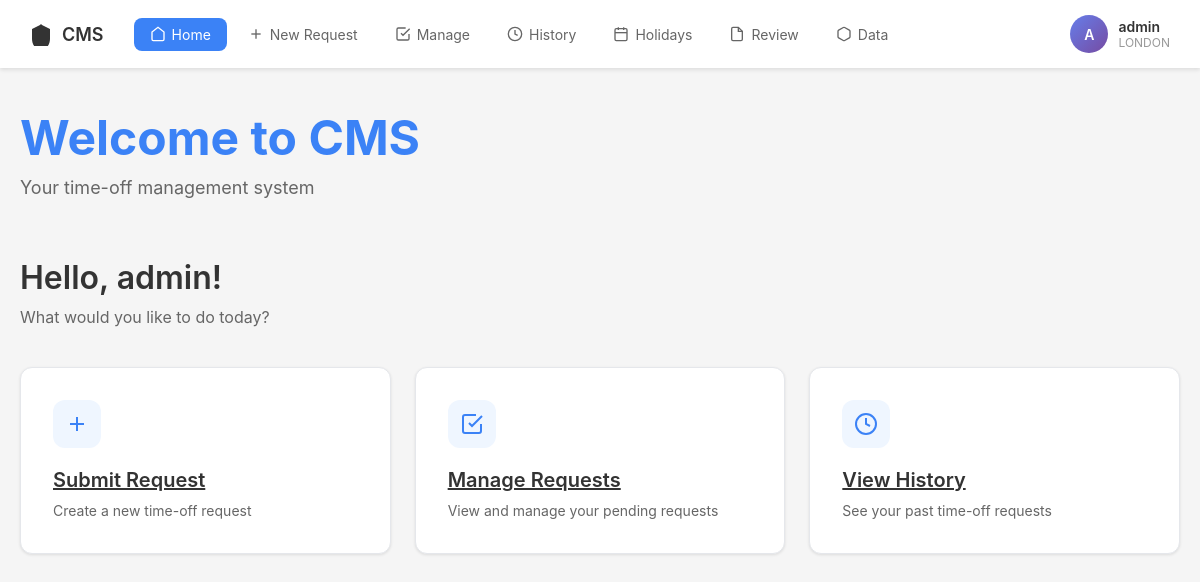
The app's page / (signed in) with its own data.
### cmsapp/models.py (models this page shows, shortened)
class User(AbstractUser):
    ROLE_CHOICES = (
        ('employee', 'Employee'),
        ('manager', 'Manager'),
        ('admin', 'Admin'),
    )
    role = models.CharField(max_length=10, choices=ROLE_CHOICES, default='employee')
    location = models.CharField(max_length=100, blank=True)
    country = models.CharField(max_length=100, default='USA')

### cmsapp/views.py (the view)
# urls.py: path('', views.home_view, name='home'),
@login_required
def home_view(request):
    pending_count = TimeOffRequest.objects.filter(
        user=request.user,
        status='pending'
    ).count()
    return render(request, 'home.html', {
        'pending_count': pending_count
    })

### templates/home.html (shortened to what this page needs)
{% extends 'base.html' %}
{% block content %}
<div class="welcome-section">
    <h1 class="welcome-title">Welcome to CMS</h1>
    <p class="welcome-subtitle">Your time-off management system</p>
</div>
<div class="greeting">Hello, {{ user.first_name }}!</div>
<p class="question">What would you like to do today?</p>
<div class="action-cards">
    <a href="{% url 'new_request' %}" class="action-card">
        <div class="card-icon">
            <svg viewBox="0 0 24 24" fill="none" stroke="currentColor" stroke-width="2">
                <line x1="12" y1="5" x2="12" y2="19"/>
                <line x1="5" y1="12" x2="19" y2="12"/>
            </svg>
        </div>
        <div class="card-title">Submit Request</div>
        <p class="card-description">Create a new time-off request</p>
    </a>
    <a href="{% url 'manage_requests' %}" class="action-card">
        <div class="card-icon">
            <svg viewBox="0 0 24 24" fill="none" stroke="currentColor" stroke-width="2">
                <path d="M9 11l3 3L22 4"/>
                <path d="M21 12v7a2 2 0 0 1-2 2H5a2 2 0 0 1-2-2V5a2 2 0 0 1 2-2h11"/>
            </svg>
        </div>
        <div class="card-title">Manage Requests</div>
        <p class="card-description">View and manage your pending requests</p>
    </a>
    <a href="{% url 'history' %}" class="action-card">
        <div class="card-icon">
            <svg viewBox="0 0 24 24" fill="none" stroke="currentColor" stroke-width="2">
                <circle cx="12" cy="12" r="10"/>
                <polyline points="12 6 12 12 16 14"/>
            </svg>
        </div>
        <div class="card-title">View History</div>
        <p class="card-description">See your past time-off requests</p>
    </a>
</div>
{% endblock %}

### templates/base.html (shortened to what this page needs)
<!DOCTYPE html>
<html lang="en">
<head>
</head>
<body>
    <nav class="navbar">
        <div class="navbar-left">
            <a href="{% url 'home' %}" class="logo">
                <svg viewBox="0 0 24 24" fill="currentColor">
                    <path d="M12 2L2 7v10c0 5.55 3.84 10.74 9 12 5.16-1.26 9-6.45 9-12V7l-10-5z"/>
                </svg>
                CMS
            </a>
            <ul class="nav-links">
                <li><a href="{% url 'home' %}" class="{% if request.resolver_match.url_name == 'home' %}active{% endif %}">
                    <svg width="16" height="16" viewBox="0 0 24 24" fill="none" stroke="currentColor" stroke-width="2">
                        <path d="M3 9l9-7 9 7v11a2 2 0 0 1-2 2H5a2 2 0 0 1-2-2z"/>
                    </svg>
                    Home
                </a></li>
                <li><a href="{% url 'new_request' %}" class="{% if request.resolver_match.url_name == 'new_request' %}active{% endif %}">
                    <svg width="16" height="16" viewBox="0 0 24 24" fill="none" stroke="currentColor" stroke-width="2">
                        <line x1="12" y1="5" x2="12" y2="19"/>
                        <line x1="5" y1="12" x2="19" y2="12"/>
                    </svg>
                    New Request
                </a></li>
                <li><a href="{% url 'manage_requests' %}" class="{% if request.resolver_match.url_name == 'manage_requests' %}active{% endif %}">
                    <svg width="16" height="16" viewBox="0 0 24 24" fill="none" stroke="currentColor" stroke-width="2">
                        <path d="M9 11l3 3L22 4"/>
                        <path d="M21 12v7a2 2 0 0 1-2 2H5a2 2 0 0 1-2-2V5a2 2 0 0 1 2-2h11"/>
                    </svg>
                    Manage
                </a></li>
                <li><a href="{% url 'history' %}" class="{% if request.resolver_match.url_name == 'history' %}active{% endif %}">
                    <svg width="16" height="16" viewBox="0 0 24 24" fill="none" stroke="currentColor" stroke-width="2">
                        <circle cx="12" cy="12" r="10"/>
                        <polyline points="12 6 12 12 16 14"/>
                    </svg>
                    History
                </a></li>
                <li><a href="{% url 'holidays' %}" class="{% if request.resolver_match.url_name == 'holidays' %}active{% endif %}">
                    <svg width="16" height="16" viewBox="0 0 24 24" fill="none" stroke="currentColor" stroke-width="2">
                        <rect x="3" y="4" width="18" height="18" rx="2" ry="2"/>
                        <line x1="16" y1="2" x2="16" y2="6"/>
                        <line x1="8" y1="2" x2="8" y2="6"/>
                        <line x1="3" y1="10" x2="21" y2="10"/>
                    </svg>
                    Holidays
                </a></li>
                {% if user.role == 'manager' or user.role == 'admin' %}
                <li><a href="{% url 'review' %}" class="{% if request.resolver_match.url_name == 'review' %}active{% endif %}">
                    <svg width="16" height="16" viewBox="0 0 24 24" fill="none" stroke="currentColor" stroke-width="2">
                        <path d="M14 2H6a2 2 0 0 0-2 2v16a2 2 0 0 0 2 2h12a2 2 0 0 0 2-2V8z"/>
                        <polyline points="14 2 14 8 20 8"/>
                    </svg>
                    Review
                </a></li>
                {% endif %}
                {% if user.role == 'admin' %}
                <li><a href="{% url 'data' %}" class="{% if request.resolver_match.url_name == 'data' %}active{% endif %}">
                    <svg width="16" height="16" viewBox="0 0 24 24" fill="none" stroke="currentColor" stroke-width="2">
                        <path d="M21 16V8a2 2 0 0 0-1-1.73l-7-4a2 2 0 0 0-2 0l-7 4A2 2 0 0 0 3 8v8a2 2 0 0 0 1 1.73l7 4a2 2 0 0 0 2 0l7-4A2 2 0 0 0 21 16z"/>
                    </svg>
                    Data
                </a></li>
                {% endif %}
            </ul>
        </div>
        <div class="user-profile dropdown">
            <div class="user-avatar">{{ user.first_name.0|upper }}{{ user.last_name.0|upper }}</div>
            <div class="user-info">
                <div class="user-name">{{ user.get_full_name }}</div>
                <div class="user-location">{{ user.location }}</div>
            </div>
        </div>
    </nav>
    <div class="container">
        {% block content %}{% endblock %}
    </div>
</body>
</html>

### templates/base.html (style rules this page uses)
* { margin: 0; padding: 0; box-sizing: border-box; }
body { font-family: -apple-system, BlinkMacSystemFont, 'Segoe UI', Roboto, Oxygen, Ubuntu, Cantarell, sans-serif; background-color: #f5f5f5; color: #333; }
.navbar { background-color: white; padding: 15px 30px; box-shadow: 0 2px 4px rgba(0,0,0,0.1); display: flex; align-items: center; justify-content: space-between; }
.navbar-left { display: flex; align-items: center; gap: 30px; }
.logo { display: flex; align-items: center; gap: 8px; font-size: 18px; font-weight: 600; color: #333; text-decoration: none; }
.logo svg { width: 24px; height: 24px; }
.nav-links { display: flex; gap: 5px; list-style: none; }
.nav-links a { text-decoration: none; color: #666; padding: 8px 16px; border-radius: 8px; font-size: 14px; display: flex; align-items: center; gap: 6px; transition: all 0.2s; position: relative; }
.nav-links a.active { background-color: #3b82f6; color: white; }
.user-profile { display: flex; align-items: center; gap: 10px; cursor: pointer; position: relative; }
.user-avatar { width: 38px; height: 38px; border-radius: 50%; background: linear-gradient(135deg, #667eea 0%, #764ba2 100%); display: flex; align-items: center; justify-content: center; color: white; font-weight: 600; font-size: 14px; }
.user-info { display: flex; flex-direction: column; }
.user-name { font-weight: 600; font-size: 14px; }
.user-location { font-size: 12px; color: #999; }
.container { max-width: 1200px; margin: 0 auto; padding: 40px 20px; }
.dropdown { position: relative; }

### templates/home.html (style rules this page uses)
.welcome-section { margin-bottom: 60px; }
.welcome-title { font-size: 48px; font-weight: 700; color: #3b82f6; margin-bottom: 10px; }
.welcome-subtitle { font-size: 18px; color: #666; margin-bottom: 40px; }
.greeting { font-size: 32px; font-weight: 600; margin-bottom: 10px; }
.question { font-size: 16px; color: #666; margin-bottom: 40px; }
.action-cards { display: grid; grid-template-columns: repeat(auto-fit, minmax(280px, 1fr)); gap: 24px; }
.action-card { background: white; border-radius: 12px; padding: 32px; text-decoration: none; color: #333; box-shadow: 0 1px 3px rgba(0,0,0,0.1); transition: all 0.3s; border: 1px solid #e5e7eb; }
.card-icon { width: 48px; height: 48px; background-color: #eff6ff; border-radius: 12px; display: flex; align-items: center; justify-content: center; margin-bottom: 20px; color: #3b82f6; }
.card-icon svg { width: 24px; height: 24px; }
.card-title { font-size: 20px; font-weight: 600; margin-bottom: 8px; text-decoration: underline; }
.card-description { font-size: 14px; color: #666; line-height: 1.5; }

### records on screen
User: first_name.0 "A", get_full_name "admin", location "LONDON", first_name "admin"
